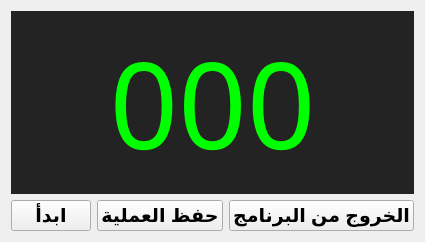
        <widget class="QWidget" name="mainframe">
         <property name="font">
          <font>
           <pointsize>12</pointsize>
           <weight>75</weight>
           <bold>true</bold>
          </font>
         </property>
         <property name="autoFillBackground">
          <bool>false</bool>
         </property>
         <attribute name="title">
          <string>الواجهة الرئيسية</string>
         </attribute>
         <layout class="QVBoxLayout" name="verticalLayout_4" stretch="10,1">
          <item>
           <widget class="QWidget" name="horizontalWidget_2" native="true">
            <property name="styleSheet">
             <string notr="true">background-color: rgb(35, 35, 35);</string>
            </property>
            <layout class="QHBoxLayout" name="horizontalLayout_2">
             <item>
              <widget class="QLabel" name="label">
               <property name="font">
                <font>
                 <family>Impact</family>
                 <pointsize>90</pointsize>
                 <weight>50</weight>
                 <bold>false</bold>
                 <underline>false</underline>
                 <strikeout>false</strikeout>
                </font>
               </property>
               <property name="text">
                <string>&lt;html&gt;&lt;head/&gt;&lt;body&gt;&lt;p align=&quot;center&quot;&gt;&lt;span style=&quot; color:#00ff00;&quot;&gt;000&lt;/span&gt;&lt;/p&gt;&lt;/body&gt;&lt;/html&gt;</string>
               </property>
              </widget>
             </item>
            </layout>
           </widget>
          </item>
          <item>
           <layout class="QHBoxLayout" name="horizontalLayout">
            <item>
             <widget class="QPushButton" name="start">
              <property name="font">
               <font>
                <pointsize>14</pointsize>
                <weight>75</weight>
                <bold>true</bold>
               </font>
              </property>
              <property name="autoFillBackground">
               <bool>false</bool>
              </property>
              <property name="text">
               <string>ابدأ</string>
              </property>
             </widget>
            </item>
            <item>
             <widget class="QPushButton" name="save">
              <property name="font">
               <font>
                <pointsize>14</pointsize>
                <weight>75</weight>
                <bold>true</bold>
               </font>
              </property>
              <property name="text">
               <string>حفظ العملية</string>
              </property>
             </widget>
            </item>
            <item>
             <widget class="QPushButton" name="exit">
              <property name="font">
               <font>
                <pointsize>14</pointsize>
                <weight>75</weight>
                <bold>true</bold>
               </font>
              </property>
              <property name="text">
               <string>الخروج من البرنامج</string>
              </property>
             </widget>
            </item>
           </layout>
          </item>
         </layout>
        </widget>
